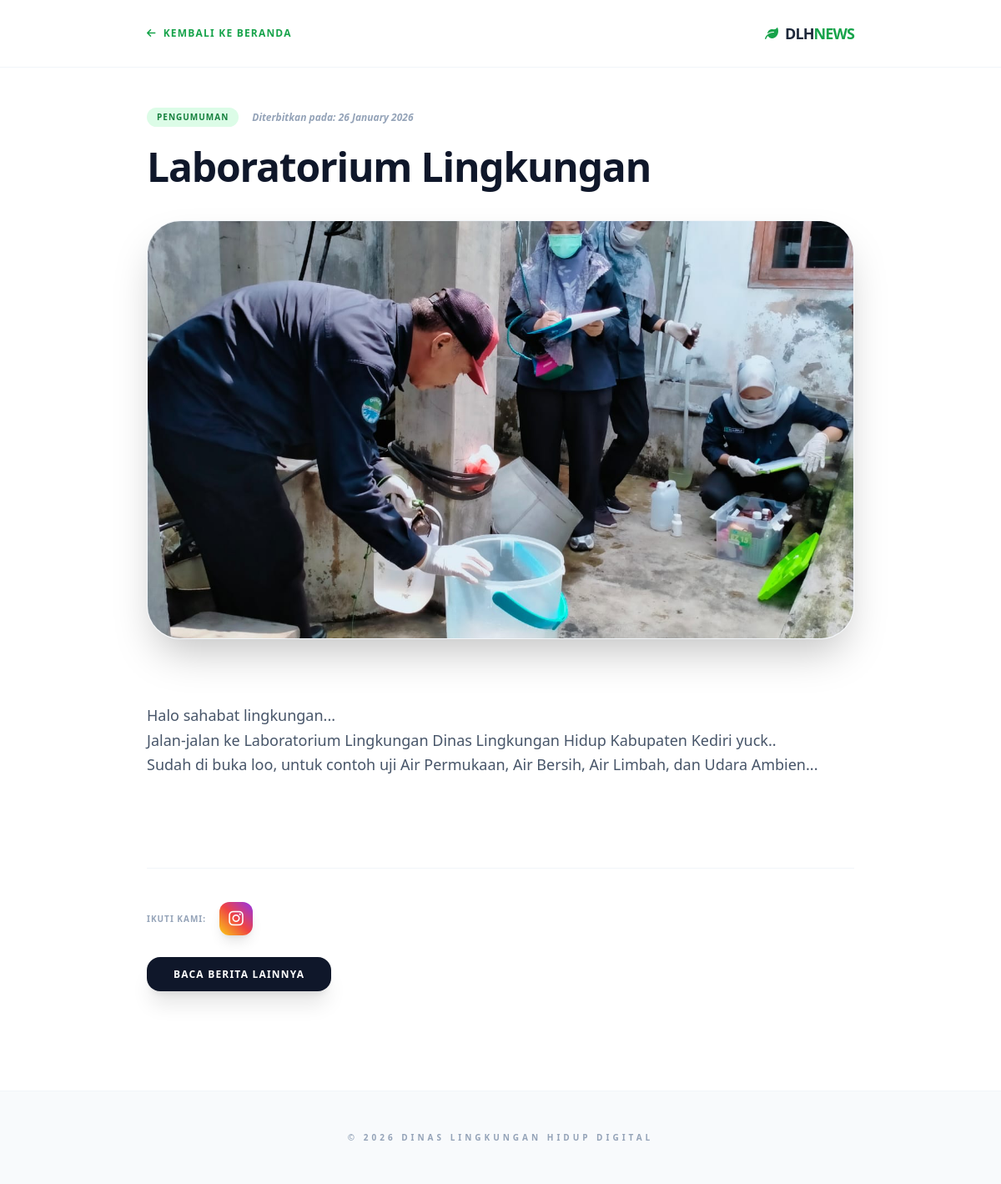
Screenshot of /detail.php?id=2 with the database file from the repository.
### tables this page shows
CREATE TABLE `konten` (
  `id` int(11) NOT NULL,
  `judul` varchar(255) NOT NULL,
  `isi` text NOT NULL,
  `kategori` enum('berita','pengumuman') NOT NULL,
  `tanggal` timestamp NOT NULL DEFAULT current_timestamp(),
  `gambar` varchar(255) DEFAULT 'news_default.jpg'
);

### detail.php (the view, shortened to what this page needs)
<?php
include 'db_config.php';
$id = $_GET['id'];
$query = $conn->query("SELECT * FROM konten WHERE id = $id");
$d = $query->fetch_assoc();
?>
<!DOCTYPE html>
<html lang="id">
<head>
    <script src="https://cdn.tailwindcss.com"></script>
    <link href="https://cdnjs.cloudflare.com/ajax/libs/font-awesome/6.0.0/css/all.min.css" rel="stylesheet">
</head>
<body class="bg-white font-sans text-slate-800">
    <nav class="bg-white/90 backdrop-blur-md border-b border-slate-100 sticky top-0 z-50">
        <div class="max-w-4xl mx-auto px-6 h-20 flex justify-between items-center">
            <a href="home.php" class="text-xs font-black text-green-600 uppercase tracking-widest flex items-center gap-2">
                <i class="fas fa-arrow-left"></i> Kembali ke Beranda
            </a>
            <div class="flex items-center gap-2">
                <i class="fas fa-leaf text-green-600"></i>
                <span class="font-black text-lg tracking-tighter">DLH<span class="text-green-600">NEWS</span></span>
            </div>
        </div>
    </nav>
    <article class="max-w-4xl mx-auto px-6 py-12">
        <div class="flex items-center gap-4 mb-6">
            <span class="px-3 py-1 bg-green-100 text-green-700 rounded-full text-[10px] font-black uppercase tracking-widest">
                <?= $d['kategori'] ?>
            </span>
            <span class="text-xs font-bold text-slate-400 italic">
                Diterbitkan pada: <?= date('d F Y', strtotime($d['tanggal'])) ?>
            </span>
        </div>
        <h1 class="text-3xl md:text-5xl font-black text-slate-900 leading-[1.1] mb-10 tracking-tight">
            <?= $d['judul'] ?>
        </h1>
        <div class="rounded-[2.5rem] overflow-hidden shadow-2xl mb-12 border border-slate-100">
            <img src="uploads/<?= $d['gambar'] ?>" class="w-full h-auto object-cover max-h-[500px]" alt="<?= $d['judul'] ?>">
        </div>
        <div class="prose prose-slate prose-lg max-w-none">
            <p class="text-slate-600 leading-relaxed text-lg whitespace-pre-line">
                <?= $d['isi'] ?>
            </p>
        </div>
        <div class="mt-20 pt-10 border-t border-slate-100 flex flex-col md:flex-row justify-between items-center gap-6">
            <div class="prose prose-slate max-w-none text-slate-600 leading-relaxed font-medium">
<div class="flex items-center gap-4 mb-8">
    <span class="text-[10px] font-black uppercase tracking-widest text-slate-400">Ikuti kami:</span>
    <a href="https://www.instagram.com/dlh_kabkediri?utm_source=ig_web_button_share_sheet&igsh=ZDNlZDc0MzIxNw==" target="_blank"
       class="w-10 h-10 bg-gradient-to-tr from-yellow-400 via-red-500 to-purple-600 rounded-xl flex items-center justify-center text-white shadow-lg hover:scale-110 transition-transform duration-300">
        <i class="fab fa-instagram text-xl"></i>
    </a>
</div>
            <a href="home.php" class="bg-slate-900 text-white px-8 py-3 rounded-2xl text-xs font-black uppercase tracking-widest hover:bg-green-600 transition shadow-xl">Baca Berita Lainnya</a>
        </div>
    </article>
    <footer class="bg-slate-50 py-12 mt-20 border-t border-slate-100">
        <div class="max-w-4xl mx-auto px-6 text-center">
            <p class="text-[10px] font-bold text-slate-400 uppercase tracking-[0.4em]">© 2026 Dinas Lingkungan Hidup Digital</p>
        </div>
    </footer>
</body>
</html>

### rows the page displays
konten: kategori "PENGUMUMAN", tanggal "26 January 2026", judul "Laboratorium Lingkungan", gambar (picture), isi "Halo sahabat lingkungan... Jalan-jalan ke Laboratorium Lingkungan Dinas Lingkungan Hidup Kabupaten Kediri yuck.. Sudah di buka loo, untuk contoh uji Air Permukaan, Air Bersih, Air Limbah, dan Udara Ambien..."
